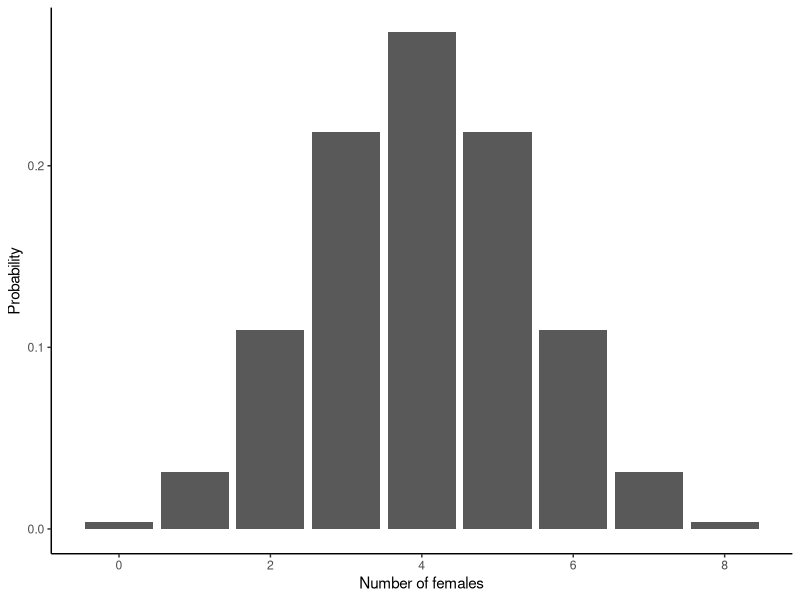
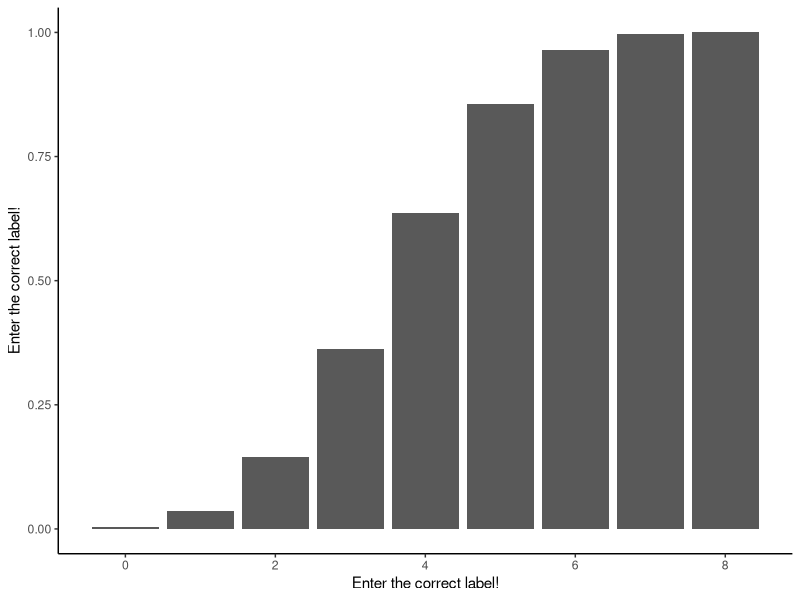
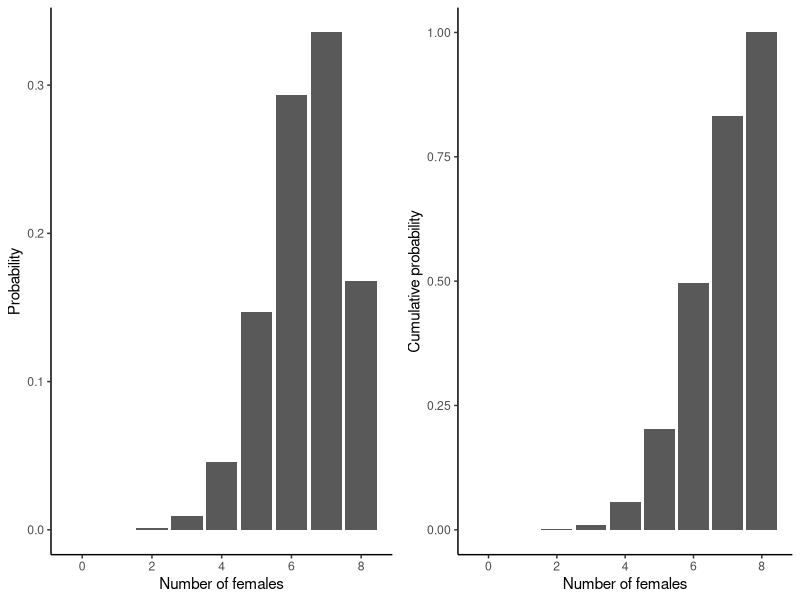

Source code (R) for these figures, in order: (Note: this script raises an error after producing the figures.)
## ---- chunk 1
#| message: false
#| warning: false

library(tidyverse); theme_set(theme_classic())
library(readxl)
library(cowplot)
set.seed(2026)
## ---- chunk 2
0.5^8
## ---- chunk 3
num_pups <- 8
p_female <- 0.5
## ---- chunk 4
#| results: hold

dbinom(0:3, num_pups, p_female)
sum(dbinom(0:3, num_pups, p_female))
## ---- chunk 5
pbinom(3, num_pups, p_female)
## ---- chunk 6
pbinom(4, num_pups, p_female)
## ---- chunk 7
sum(dbinom(0:3, num_pups, p_female))
## ---- chunk 8
dbinom(3, num_pups, p_female)
## ---- chunk 9
dbinom(8, num_pups, p_female)
## ---- chunk 10
pbinom(3, num_pups, p_female)
## ---- chunk 11
pbinom(4, num_pups, p_female)
## ---- chunk 12
1 - pbinom(1, num_pups, p_female)
sum(dbinom(2:8, num_pups, p_female))
## ---- chunk 13
#| label: fig-binom_dist
#| fig-cap: "Binomial probability distribution"
#| fig-width: 5
#| fig-height: 3

# Run this, then explore values of p_female
# Note: 'success' and 'failure' is arbitrary. Just make sure you're calculating
# what you think. How would you calculate the probabilities for males instead?
num_female <- 0:8 
p_female <- 0.5 # what are the limits of p_female?
prFemale_df <- data.frame(num_female=num_female, 
                          prob=dbinom(num_female, max(num_female), p_female)) 
prFemale_df 
ggplot(prFemale_df, aes(num_female, prob)) + 
  geom_bar(stat="identity") + 
  labs(x="Number of females", 
       y="Probability")
## ---- chunk 14
#| label: fig-binom_cum_dist
#| fig-cap: "Cumulative binomial probability distribution"
#| fig-width: 5
#| fig-height: 3

prFemale_df$cumul_prob <- cumsum(prFemale_df$prob)

ggplot(prFemale_df, aes(num_female, cumul_prob)) + 
  geom_bar(stat="identity") + 
  labs(x="Enter the correct label!", 
       y="Enter the correct label!")
## ---- chunk 15
#| fig-width: 8
#| fig-height: 4

num_female <- 0:8 
p_female <- 0.8 
prFemale_df <- data.frame(num_female=num_female, 
                          prob=dbinom(num_female, max(num_female), p_female)) 
prFemale_df$cumul_prob <- cumsum(prFemale_df$prob)
prFemale_df 
pA <- ggplot(prFemale_df, aes(num_female, prob)) + 
  geom_bar(stat="identity") + 
  labs(x="Number of females", 
       y="Probability")

pB <- ggplot(prFemale_df, aes(num_female, cumul_prob)) + 
  geom_bar(stat="identity") + 
  labs(x="Number of females", y="Cumulative probability")
plot_grid(pA, pB)
## ---- chunk 16
#| code-fold: true
#| code-summary: "Hint 1"

# In R, e^2 = exp(2)
## ---- chunk 17
#| code-fold: true
#| code-summary: "Hint 2"

# In R, 3! = factorial(3)
## ---- chunk 18
calc_poisson_prob <- function(x, y_bar) {
  (y_bar^x * exp(-y_bar)) / factorial(x)
}
## ---- chunk 19
#| echo: false

calc_poisson_prob <- function(x, y_bar) {
  (y_bar^x * exp(-y_bar)) / factorial(x)
}
## ---- chunk 20
worm_df <- read_excel("data/H2SMS_practicalData.xlsx", sheet="WormCasts")
head(worm_df)
## ---- chunk 21
mean_casts <- mean(worm_df$casts)
## ---- chunk 22
calc_poisson_prob(x=0:2, y_bar=mean_casts)
## ---- chunk 23
dpois(5, 1.17)
dpois(5, 3)
## ---- chunk 24
# ?dpois 
# for questions like 'determine P(y_i=a | lambda)'
a <- 5 
lambda <- 1.17 
dpois(a, lambda) # probability of observing 'a' worms per quadrat: dpois()

# ?ppois
# for questions like 'determine P(y_i >= a | lambda)
1-ppois(a-1, lambda) # probability of observing >= 'a' worms: ppois()
## ---- chunk 25
#| label: fig-worm_poisson
#| fig-cap: "Poisson probability distribution."

ppois(0:a, mean_casts) # what does 0:a mean? What's another way to make this vector? 
signif(ppois(0:a, mean_casts), 3) # round with ?signif
barplot(dpois(0:a, mean_casts),
        ylab = "Probability", xlab = "Number of worms",
        space = 0.2, ylim = c(0, 0.5), names.arg = 0:a)
## ---- chunk 26
barplot(ppois(0:a, mean_casts),
        ylab="Cumulative probability", xlab="Number of worms",
        space=0.2, ylim=c(0, 1), names.arg=0:a)
## ---- chunk 27
worm_summary <- worm_df |>
  count(casts) |>
  mutate(prob=dpois(casts, mean_casts),
         cumul_prob=cumsum(prob))
## ---- chunk 28
#| label: tbl-worm_table
#| tbl-cap: "Worm cast observations and expected probabilities."
#| message: false
#| warning: false

# Make Table 2.1. Use packageName::function() instead of loading with library()
knitr::kable(worm_summary, digits=5) 
## ---- chunk 29
knitr::kable(worm_df, digits=3)
## ---- chunk 30
worm_summary$n_expected <- 100 * worm_summary$prob
## ---- chunk 31
worm_summary$diff <- worm_summary$n - worm_summary$n_expected
## ---- chunk 32
ggplot(worm_summary, aes(casts, diff)) + 
  geom_bar(stat="identity") +
  labs(x="Number of worms per quadrat", 
       y="Observed minus expected")
## ---- chunk 33
var(worm_df$casts)
## ---- chunk 34
#| label: tbl-worm_dist
#| tbl-cap: "Worm cast observations and expected count from the Poisson distribution."
#| message: false
#| warning: false
#| code-fold: true
#| fig-width: 6
#| fig-height: 4

worm_summary |>
  select(casts, n, n_expected) |>
  pivot_longer(2:3) |>
  ggplot(aes(casts, value, fill=name)) + 
  geom_bar(stat="identity", position="dodge", colour="grey30") +
  scale_fill_manual("Distribution", 
                    values=c("cornsilk2", "cornsilk4"), 
                    labels=c("Observed", "Expected")) +
  labs(x="Number of worms per quadrat", 
       y="Number of quadrats") +
  theme(legend.position="inside",
        legend.position.inside=c(0.9, 0.9))
## ---- chunk 35
#| message: false
#| warning: false
#| code-fold: true

# generate dataframe with probability for 0:16 'successes' from different 
# distributions but where mean is 5.
# note that in y ~ Binom(10,0.5), probability of >10 successes is zero.
y_seq <- 0:13
binom_df <- tibble(y=rep(y_seq, times=4), # ?rep
                   n=rep(c(10, 20, 100, 500), each=length(y_seq)),
                   p=rep(c(0.5, 0.25, 0.05, 0.01), each=length(y_seq))) |>
    mutate(mean=n*p,
           prob=dbinom(y_seq, n, p),
           label=paste0("y ~ Binom(", n, ", ", p, ")"))
pois_df <- tibble(y=y_seq,
                  n=NA, 
                  p=NA,
                  mean=5) |>
    mutate(prob=dpois(y_seq, mean),
           label=paste0("y ~ Pois(", mean, ")"))
distr_df <- bind_rows(binom_df, pois_df) |>
  mutate(label=factor(label, levels=unique(label)))
## ---- chunk 36
#| label: fig-binom_pois_approx
#| fig-cap: "Binomial and Poisson distributions converge with larger numbers of events, depending on p."
#| fig-width: 10
#| fig-height: 3
#| warning: false
#| message: false
#| code-fold: true

ggplot(distr_df, aes(y, prob, fill=label)) +  # ggplot(data, aes(xVar, yVar))
  geom_bar(stat="identity", position="dodge", colour="grey30") +  # ?geom_bar
  scale_fill_brewer("Distribution", palette="PuBu") + # from colorbrewer2.org
  labs(x="Number of successes with mean = 5", y="Probability") +
  scale_x_continuous(breaks=y_seq) +
  theme_classic() + 
  theme(legend.position=c(0.85, 0.85))
## ---- chunk 37
y1 <- rbinom(1000, 10, 0.5)
y2 <- rbinom(1000, 20, 0.25)
y3 <- rbinom(1000, 100, 0.05)
y4 <- rbinom(1000, 500, 0.01)
y5 <- rpois(1000, 5)

paste0("Mean: ", signif(mean(y1), 3), ", variance: ", signif(var(y1), 3))
paste0("Mean: ", signif(mean(y2), 3), ", variance: ", signif(var(y2), 3))
paste0("Mean: ", signif(mean(y3), 3), ", variance: ", signif(var(y3), 3))
paste0("Mean: ", signif(mean(y4), 3), ", variance: ", signif(var(y4), 3))
paste0("Mean: ", signif(mean(y5), 3), ", variance: ", signif(var(y5), 3))
## ---- chunk 38
y <- rpois(10000, 5)
paste0("Mean: ", signif(mean(y), 3), ", variance: ", signif(var(y), 3))
